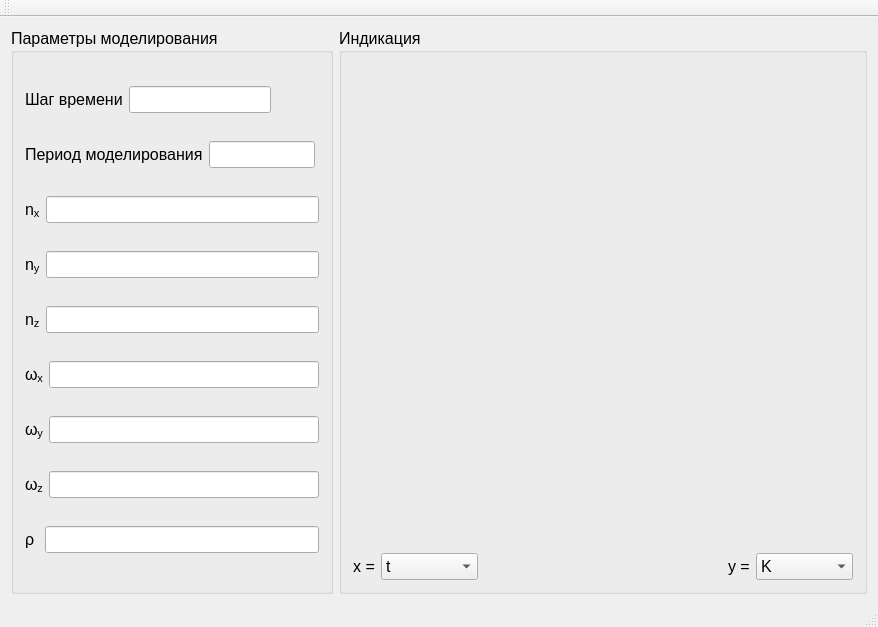
<?xml version="1.0" encoding="UTF-8"?>
<ui version="4.0">
 <class>MainWindow</class>
 <widget class="QMainWindow" name="MainWindow">
  <property name="geometry">
   <rect>
    <x>0</x>
    <y>0</y>
    <width>878</width>
    <height>627</height>
   </rect>
  </property>
  <property name="windowTitle">
   <string>MainWindow</string>
  </property>
  <widget class="QWidget" name="centralWidget">
   <layout class="QHBoxLayout" name="horizontalLayout_12">
    <item>
     <widget class="QGroupBox" name="groupBox">
      <property name="font">
       <font>
        <pointsize>12</pointsize>
       </font>
      </property>
      <property name="title">
       <string>Параметры моделирования</string>
      </property>
      <layout class="QVBoxLayout" name="verticalLayout_2">
       <item>
        <layout class="QHBoxLayout" name="horizontalLayout">
         <item>
          <widget class="QLabel" name="label">
           <property name="font">
            <font>
             <pointsize>12</pointsize>
            </font>
           </property>
           <property name="text">
            <string>Шаг времени</string>
           </property>
          </widget>
         </item>
         <item>
          <widget class="QLineEdit" name="lineEdit_dt">
           <property name="font">
            <font>
             <pointsize>12</pointsize>
            </font>
           </property>
          </widget>
         </item>
         <item>
          <spacer name="horizontalSpacer">
           <property name="orientation">
            <enum>Qt::Horizontal</enum>
           </property>
           <property name="sizeHint" stdset="0">
            <size>
             <width>40</width>
             <height>20</height>
            </size>
           </property>
          </spacer>
         </item>
        </layout>
       </item>
       <item>
        <layout class="QHBoxLayout" name="horizontalLayout_2">
         <item>
          <widget class="QLabel" name="label_2">
           <property name="font">
            <font>
             <pointsize>12</pointsize>
            </font>
           </property>
           <property name="text">
            <string>Период моделирования</string>
           </property>
          </widget>
         </item>
         <item>
          <widget class="QLineEdit" name="lineEdit_interval">
           <property name="font">
            <font>
             <pointsize>12</pointsize>
            </font>
           </property>
          </widget>
         </item>
         <item>
          <spacer name="horizontalSpacer_2">
           <property name="orientation">
            <enum>Qt::Horizontal</enum>
           </property>
           <property name="sizeHint" stdset="0">
            <size>
             <width>40</width>
             <height>20</height>
            </size>
           </property>
          </spacer>
         </item>
        </layout>
       </item>
       <item>
        <layout class="QHBoxLayout" name="horizontalLayout_3">
         <item>
          <widget class="QLabel" name="label_3">
           <property name="font">
            <font>
             <pointsize>12</pointsize>
            </font>
           </property>
           <property name="text">
            <string>&lt;html&gt;&lt;head/&gt;&lt;body&gt;&lt;p&gt;n&lt;span style=&quot; vertical-align:sub;&quot;&gt;x&lt;/span&gt;&lt;/p&gt;&lt;/body&gt;&lt;/html&gt;</string>
           </property>
          </widget>
         </item>
         <item>
          <widget class="QLineEdit" name="lineEditn_n_x">
           <property name="font">
            <font>
             <pointsize>12</pointsize>
            </font>
           </property>
          </widget>
         </item>
        </layout>
       </item>
       <item>
        <layout class="QHBoxLayout" name="horizontalLayout_4">
         <item>
          <widget class="QLabel" name="label_4">
           <property name="font">
            <font>
             <pointsize>12</pointsize>
            </font>
           </property>
           <property name="text">
            <string>&lt;html&gt;&lt;head/&gt;&lt;body&gt;&lt;p&gt;n&lt;span style=&quot; vertical-align:sub;&quot;&gt;y&lt;/span&gt;&lt;/p&gt;&lt;/body&gt;&lt;/html&gt;</string>
           </property>
          </widget>
         </item>
         <item>
          <widget class="QLineEdit" name="lineEdit_n_y">
           <property name="font">
            <font>
             <pointsize>12</pointsize>
            </font>
           </property>
          </widget>
         </item>
        </layout>
       </item>
       <item>
        <layout class="QHBoxLayout" name="horizontalLayout_5">
         <item>
          <widget class="QLabel" name="label_5">
           <property name="font">
            <font>
             <pointsize>12</pointsize>
            </font>
           </property>
           <property name="text">
            <string>&lt;html&gt;&lt;head/&gt;&lt;body&gt;&lt;p&gt;n&lt;span style=&quot; vertical-align:sub;&quot;&gt;z&lt;/span&gt;&lt;/p&gt;&lt;/body&gt;&lt;/html&gt;</string>
           </property>
          </widget>
         </item>
         <item>
          <widget class="QLineEdit" name="lineEditn_n_z">
           <property name="font">
            <font>
             <pointsize>12</pointsize>
            </font>
           </property>
          </widget>
         </item>
        </layout>
       </item>
       <item>
        <layout class="QHBoxLayout" name="horizontalLayout_6">
         <item>
          <widget class="QLabel" name="label_6">
           <property name="font">
            <font>
             <pointsize>12</pointsize>
            </font>
           </property>
           <property name="text">
            <string>&lt;html&gt;&lt;head/&gt;&lt;body&gt;&lt;p&gt;&lt;span style=&quot; font-family:'Calibri','sans-serif';&quot;&gt;ω&lt;/span&gt;&lt;span style=&quot; font-family:'Calibri','sans-serif'; vertical-align:sub;&quot;&gt;x&lt;/span&gt;&lt;/p&gt;&lt;/body&gt;&lt;/html&gt;</string>
           </property>
          </widget>
         </item>
         <item>
          <widget class="QLineEdit" name="lineEditn_omega_x">
           <property name="font">
            <font>
             <pointsize>12</pointsize>
            </font>
           </property>
          </widget>
         </item>
        </layout>
       </item>
       <item>
        <layout class="QHBoxLayout" name="horizontalLayout_7">
         <item>
          <widget class="QLabel" name="label_7">
           <property name="font">
            <font>
             <pointsize>12</pointsize>
            </font>
           </property>
           <property name="text">
            <string>&lt;html&gt;&lt;head/&gt;&lt;body&gt;&lt;p&gt;&lt;span style=&quot; font-family:'Calibri','sans-serif';&quot;&gt;ω&lt;/span&gt;&lt;span style=&quot; font-family:'Calibri','sans-serif'; vertical-align:sub;&quot;&gt;y&lt;/span&gt;&lt;/p&gt;&lt;/body&gt;&lt;/html&gt;</string>
           </property>
          </widget>
         </item>
         <item>
          <widget class="QLineEdit" name="lineEditn_omega_y">
           <property name="font">
            <font>
             <pointsize>12</pointsize>
            </font>
           </property>
          </widget>
         </item>
        </layout>
       </item>
       <item>
        <layout class="QHBoxLayout" name="horizontalLayout_8">
         <item>
          <widget class="QLabel" name="label_8">
           <property name="font">
            <font>
             <pointsize>12</pointsize>
            </font>
           </property>
           <property name="text">
            <string>&lt;html&gt;&lt;head/&gt;&lt;body&gt;&lt;p&gt;&lt;span style=&quot; font-family:'Calibri','sans-serif';&quot;&gt;ω&lt;/span&gt;&lt;span style=&quot; font-family:'Calibri','sans-serif'; vertical-align:sub;&quot;&gt;z&lt;/span&gt;&lt;/p&gt;&lt;/body&gt;&lt;/html&gt;</string>
           </property>
          </widget>
         </item>
         <item>
          <widget class="QLineEdit" name="lineEditn_omega_z">
           <property name="font">
            <font>
             <pointsize>12</pointsize>
            </font>
           </property>
          </widget>
         </item>
        </layout>
       </item>
       <item>
        <layout class="QHBoxLayout" name="horizontalLayout_9">
         <item>
          <widget class="QLabel" name="label_9">
           <property name="font">
            <font>
             <pointsize>12</pointsize>
            </font>
           </property>
           <property name="text">
            <string>&lt;html&gt;&lt;head/&gt;&lt;body&gt;&lt;p&gt;ρ &lt;/p&gt;&lt;/body&gt;&lt;/html&gt;</string>
           </property>
          </widget>
         </item>
         <item>
          <widget class="QLineEdit" name="lineEditn_rho">
           <property name="font">
            <font>
             <pointsize>12</pointsize>
            </font>
           </property>
          </widget>
         </item>
        </layout>
       </item>
      </layout>
     </widget>
    </item>
    <item>
     <widget class="QGroupBox" name="groupBox_2">
      <property name="font">
       <font>
        <pointsize>12</pointsize>
       </font>
      </property>
      <property name="title">
       <string>Индикация</string>
      </property>
      <layout class="QVBoxLayout" name="verticalLayout">
       <item>
        <widget class="QCustomPlot" name="plot" native="true">
         <property name="sizePolicy">
          <sizepolicy hsizetype="MinimumExpanding" vsizetype="MinimumExpanding">
           <horstretch>0</horstretch>
           <verstretch>0</verstretch>
          </sizepolicy>
         </property>
         <property name="minimumSize">
          <size>
           <width>500</width>
           <height>0</height>
          </size>
         </property>
        </widget>
       </item>
       <item>
        <layout class="QHBoxLayout" name="horizontalLayout_13">
         <item>
          <widget class="QLabel" name="label_23">
           <property name="text">
            <string>x =</string>
           </property>
           <property name="alignment">
            <set>Qt::AlignRight|Qt::AlignTrailing|Qt::AlignVCenter</set>
           </property>
          </widget>
         </item>
         <item>
          <widget class="QComboBox" name="comboBox_x">
           <item>
            <property name="text">
             <string>t</string>
            </property>
           </item>
           <item>
            <property name="text">
             <string>K</string>
            </property>
           </item>
           <item>
            <property name="text">
             <string>psi</string>
            </property>
           </item>
           <item>
            <property name="text">
             <string>theta</string>
            </property>
           </item>
           <item>
            <property name="text">
             <string>K_dot</string>
            </property>
           </item>
           <item>
            <property name="text">
             <string>psi_dot</string>
            </property>
           </item>
           <item>
            <property name="text">
             <string>theta_dot</string>
            </property>
           </item>
           <item>
            <property name="text">
             <string>V_E</string>
            </property>
           </item>
           <item>
            <property name="text">
             <string>V_N</string>
            </property>
           </item>
           <item>
            <property name="text">
             <string>V_h</string>
            </property>
           </item>
           <item>
            <property name="text">
             <string>V_E_dot</string>
            </property>
           </item>
           <item>
            <property name="text">
             <string>V_N_dot</string>
            </property>
           </item>
           <item>
            <property name="text">
             <string>V_h_dot</string>
            </property>
           </item>
           <item>
            <property name="text">
             <string>phi</string>
            </property>
           </item>
           <item>
            <property name="text">
             <string>lambda</string>
            </property>
           </item>
           <item>
            <property name="text">
             <string>h</string>
            </property>
           </item>
          </widget>
         </item>
         <item>
          <spacer name="horizontalSpacer_11">
           <property name="orientation">
            <enum>Qt::Horizontal</enum>
           </property>
           <property name="sizeHint" stdset="0">
            <size>
             <width>40</width>
             <height>20</height>
            </size>
           </property>
          </spacer>
         </item>
         <item>
          <widget class="QLabel" name="label_24">
           <property name="text">
            <string>y =</string>
           </property>
          </widget>
         </item>
         <item>
          <widget class="QComboBox" name="comboBox_y">
           <property name="currentIndex">
            <number>1</number>
           </property>
           <item>
            <property name="text">
             <string>t</string>
            </property>
           </item>
           <item>
            <property name="text">
             <string>K</string>
            </property>
           </item>
           <item>
            <property name="text">
             <string>psi</string>
            </property>
           </item>
           <item>
            <property name="text">
             <string>theta</string>
            </property>
           </item>
           <item>
            <property name="text">
             <string>K_dot</string>
            </property>
           </item>
           <item>
            <property name="text">
             <string>psi_dot</string>
            </property>
           </item>
           <item>
            <property name="text">
             <string>theta_dot</string>
            </property>
           </item>
           <item>
            <property name="text">
             <string>V_E</string>
            </property>
           </item>
           <item>
            <property name="text">
             <string>V_N</string>
            </property>
           </item>
           <item>
            <property name="text">
             <string>V_h</string>
            </property>
           </item>
           <item>
            <property name="text">
             <string>V_E_dot</string>
            </property>
           </item>
           <item>
            <property name="text">
             <string>V_N_dot</string>
            </property>
           </item>
           <item>
            <property name="text">
             <string>V_h_dot</string>
            </property>
           </item>
           <item>
            <property name="text">
             <string>phi</string>
            </property>
           </item>
           <item>
            <property name="text">
             <string>lambda</string>
            </property>
           </item>
           <item>
            <property name="text">
             <string>h</string>
            </property>
           </item>
          </widget>
         </item>
        </layout>
       </item>
      </layout>
     </widget>
    </item>
   </layout>
  </widget>
  <widget class="QMenuBar" name="menuBar">
   <property name="geometry">
    <rect>
     <x>0</x>
     <y>0</y>
     <width>878</width>
     <height>22</height>
    </rect>
   </property>
  </widget>
  <widget class="QToolBar" name="mainToolBar">
   <attribute name="toolBarArea">
    <enum>TopToolBarArea</enum>
   </attribute>
   <attribute name="toolBarBreak">
    <bool>false</bool>
   </attribute>
  </widget>
  <widget class="QStatusBar" name="statusBar"/>
 </widget>
 <layoutdefault spacing="6" margin="11"/>
 <customwidgets>
  <customwidget>
   <class>QCustomPlot</class>
   <extends>QWidget</extends>
   <header>qcustomplot.h</header>
   <container>1</container>
  </customwidget>
 </customwidgets>
 <resources/>
 <connections/>
</ui>
